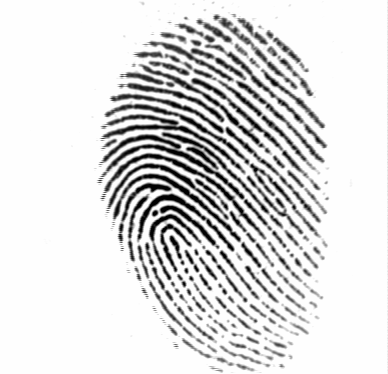
#> input picture DB1_B/q101_1.tif, 388 x 374 px, found by its file name
$ python nhap.py   (older library calls are emulated)
#> lines starting #> are read from the running program, lines starting #| are printed output that depends on the picture
# Gabor filter in x direction -  Black to white gradient
#Theta - 0 degree
from ast import Invert
from cgitb import reset
from random import sample
from unittest import result
from cv2 import SIFT, DescriptorMatcher, imread
import numpy as np
import os
import cv2
from matplotlib import pyplot as plt
img = cv2.imread("F:\JavaHoc\.vscode\XLA\DB1_B\q101_1.tif")
#> img is the input picture: shape (374, 388, 3); min 1, max 254, mean 220.7
img = cv2.resize(img, None, fx=2, fy=2)
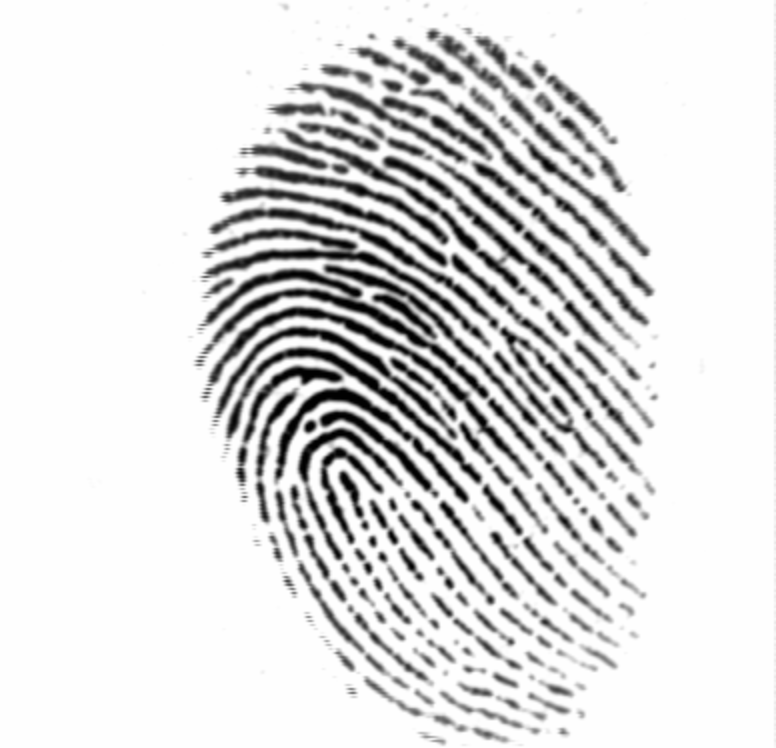
#> img: shape (748, 776, 3); min 1, max 254, mean 220.7
pi = 3.14
kernel = cv2.getGaborKernel(ksize=(3, 3), sigma=8.0, theta=0, lambd=10.0, gamma=0.0)

gabor = cv2.filter2D(img, cv2.CV_8UC1, kernel)
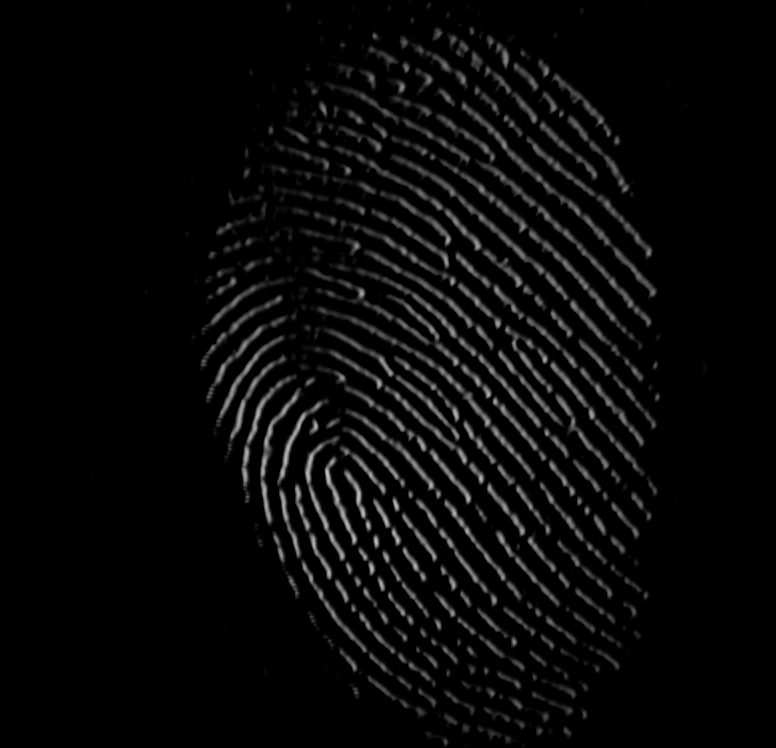
#> gabor: shape (748, 776, 3); min 0, max 198, mean 8.9
gabor = cv2.bitwise_not(gabor)
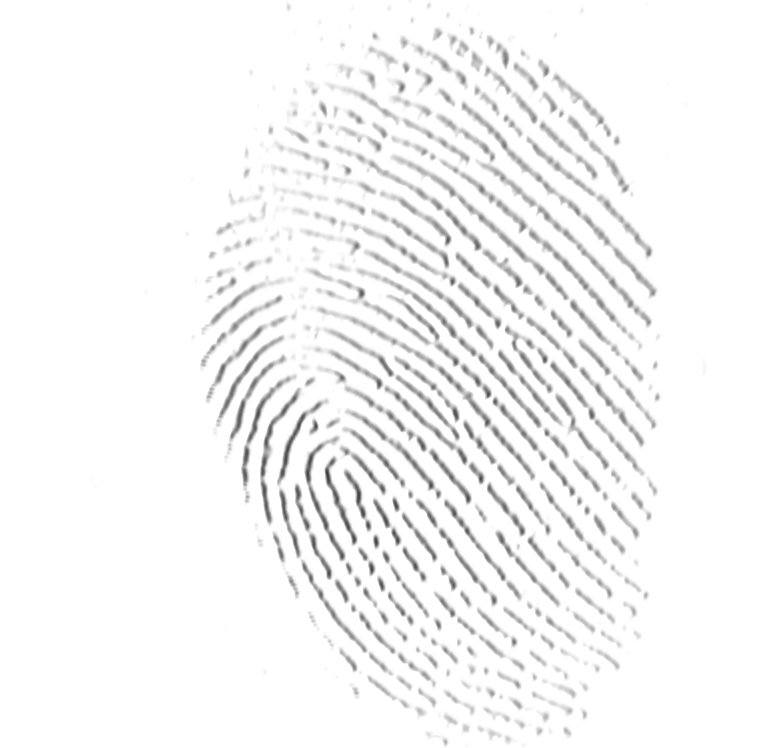
#> gabor: shape (748, 776, 3); min 57, max 255, mean 246.1
cv2.imshow('img', gabor)
cv2.imshow('img2', img)
cv2.waitKey(0)
cv2.destroyAllWindows()

$ run again, with DB1_B/101_2.tif copied over DB1_B/q101_1.tif
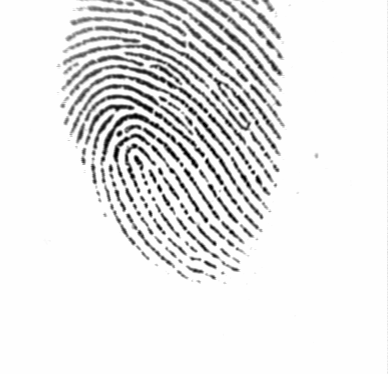
#> input picture DB1_B/101_2.tif, 388 x 374 px, found by its file name
#> img is the input picture: shape (374, 388, 3); min 1, max 254, mean 231.9
#> img: shape (748, 776, 3)
#> `gabor = cv2.filter2D(img, cv2.CV_8UC1, kernel)`:
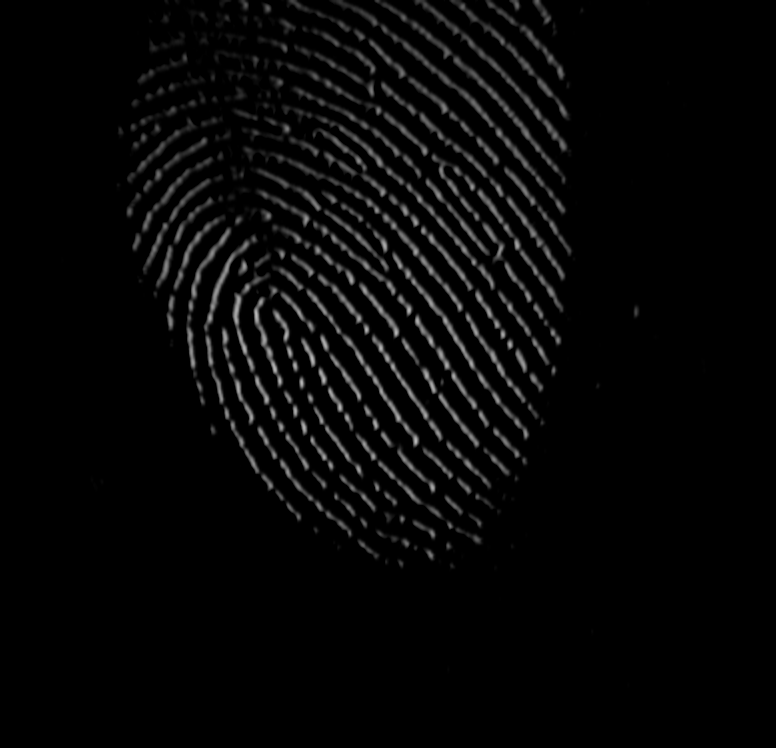
#> gabor: shape (748, 776, 3); min 0, max 185, mean 7
#> `gabor = cv2.bitwise_not(gabor)`:
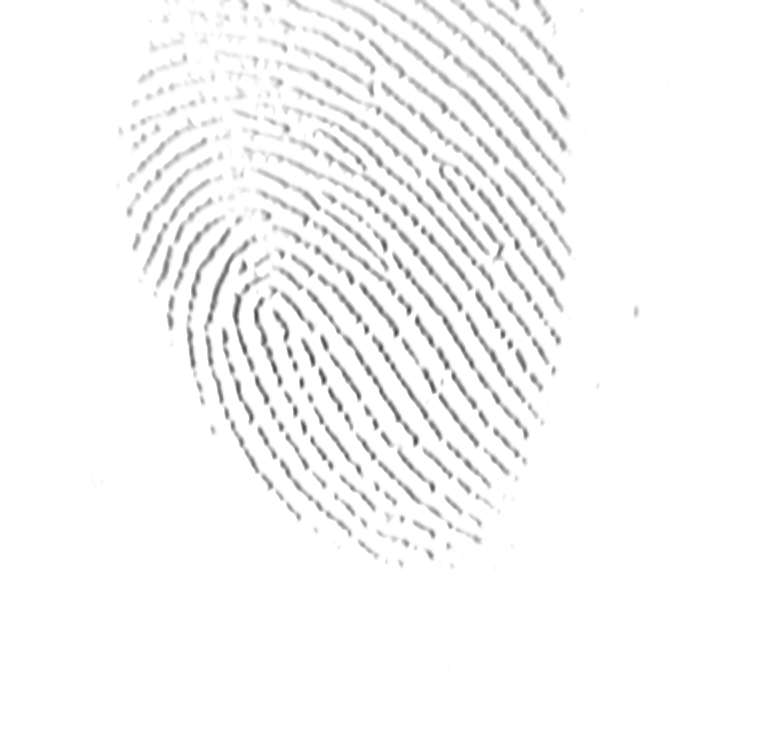
#> gabor: shape (748, 776, 3); min 70, max 255, mean 248

$ run again, with DB1_B/101_3.tif copied over DB1_B/q101_1.tif
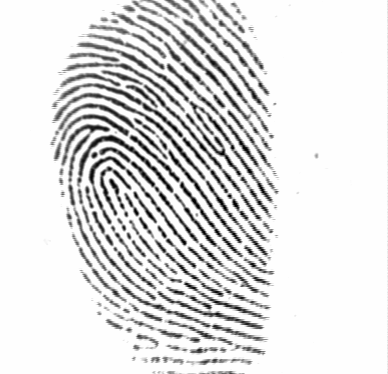
#> input picture DB1_B/101_3.tif, 388 x 374 px, found by its file name
#> img is the input picture: shape (374, 388, 3); min 1, max 254, mean 223.6
#> img: shape (748, 776, 3)
#> `gabor = cv2.filter2D(img, cv2.CV_8UC1, kernel)`:
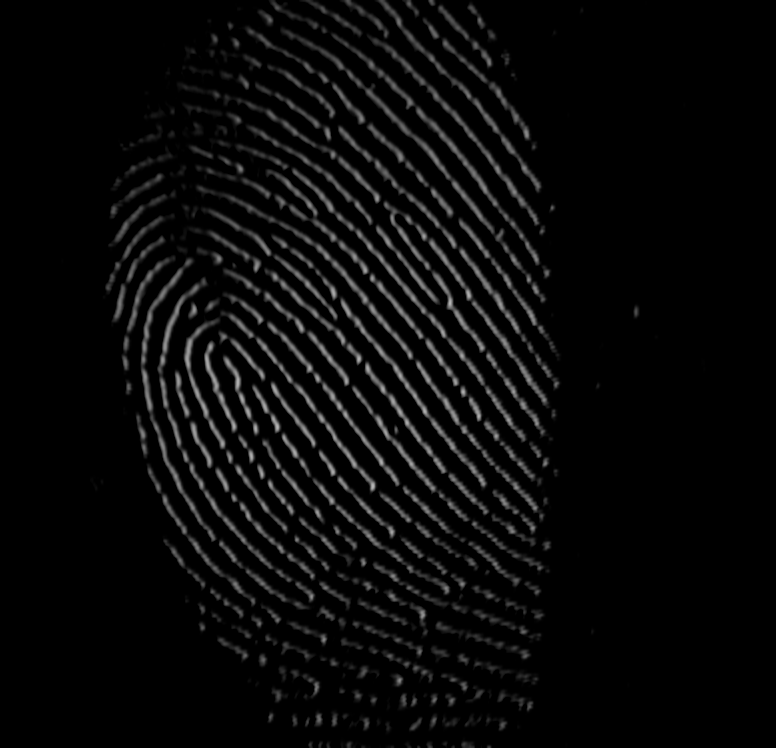
#> gabor: shape (748, 776, 3); min 0, max 182, mean 9.4
#> `gabor = cv2.bitwise_not(gabor)`:
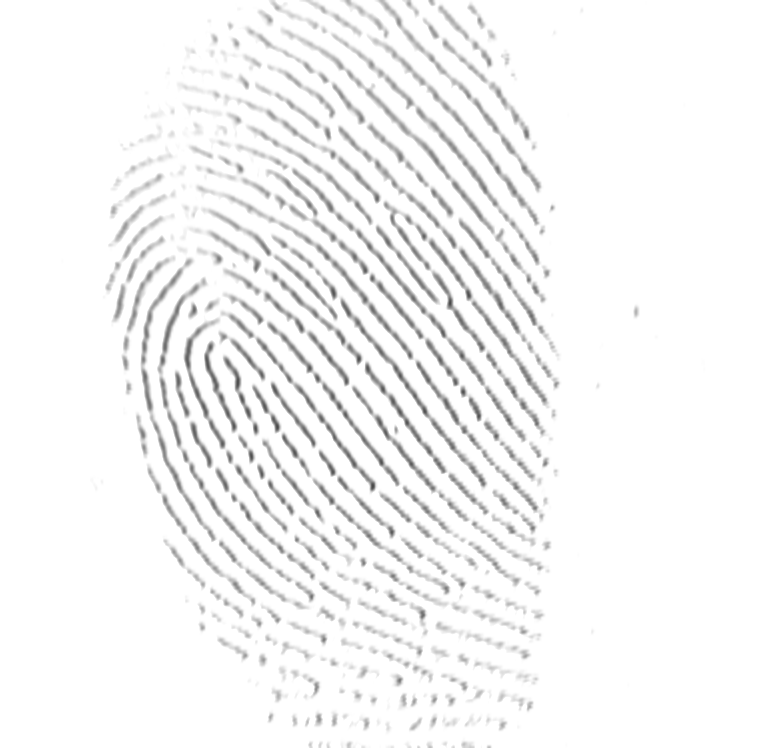
#> gabor: shape (748, 776, 3); min 73, max 255, mean 245.6

$ run again, with DB1_B/101_4.tif copied over DB1_B/q101_1.tif
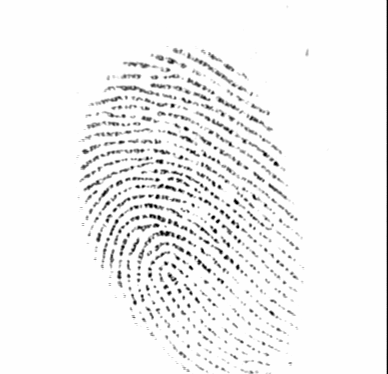
#> input picture DB1_B/101_4.tif, 388 x 374 px, found by its file name
#> img is the input picture: shape (374, 388, 3); min 1, max 254, mean 242.4
#> img: shape (748, 776, 3)
#> `gabor = cv2.filter2D(img, cv2.CV_8UC1, kernel)`:
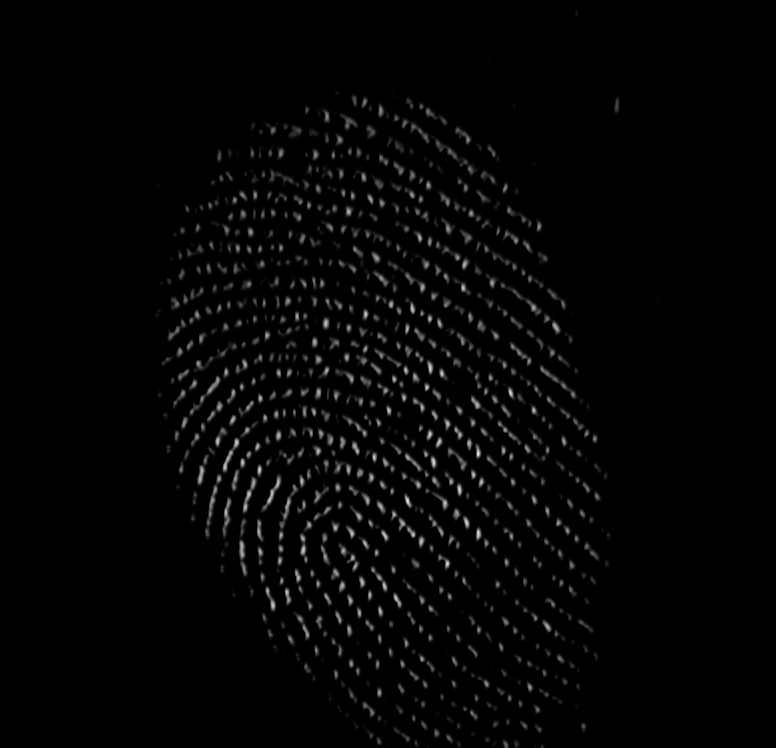
#> gabor: shape (748, 776, 3); min 0, max 241, mean 4.7
#> `gabor = cv2.bitwise_not(gabor)`:
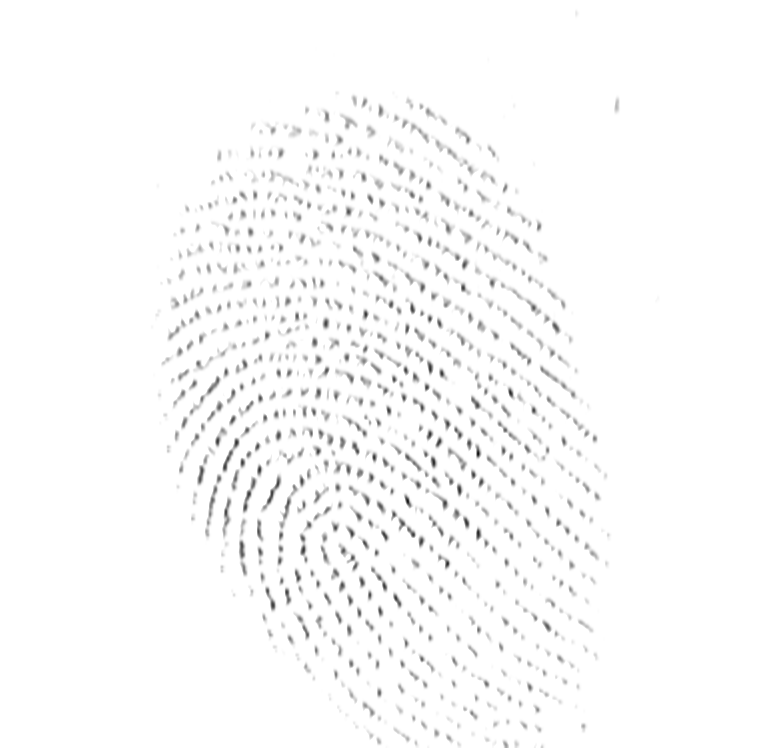
#> gabor: shape (748, 776, 3); min 14, max 255, mean 250.3
